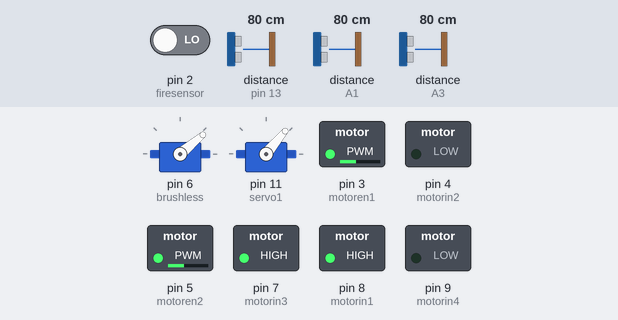
This sketch was run on a simulated Arduino Uno, built with avr-gcc and run on an emulated ATmega328P. Shown: 2 × servo, switched loads named in the sketch (green lamp = pin HIGH). Wiring (inferred from the names in the program): 3 × ultrasonic range finder: trigger pin 12, echo pin 13 / trigger A0, echo A1 / trigger A2, echo A3. The inputs (shaded band) are chosen by the test bench; at power-on: pin 2 (firesensor) LOW, distance to the obstacle (sensors on pin 13, A1, A3) 80 cm. The echo pulse lasts 58.3 µs per cm; pins used as bus, display or sensor lines are not drawn.

Above: at 5.2 s.
5.3 s: pin 2 (firesensor) driven HIGH
At 7.7 s:
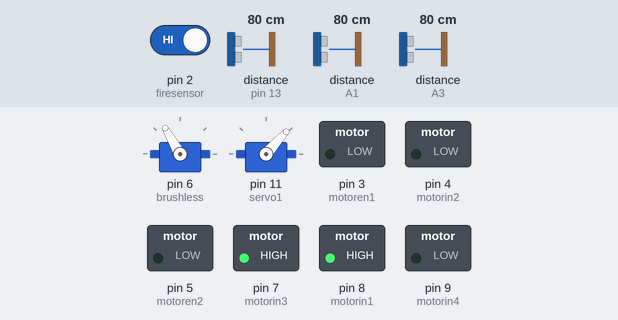
10.8 s: pin 2 (firesensor) driven LOW
At 14.3 s:
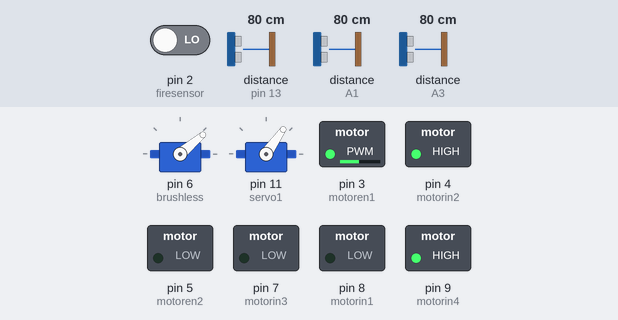
15.3 s: distance to the obstacle (sensor on pin 13) set to 4 cm
At 15.45 s:
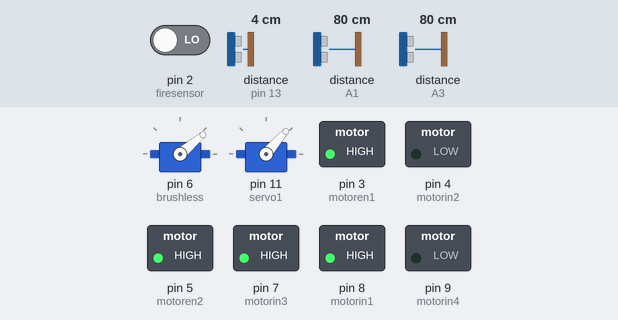
20.3 s: distance to the obstacle (sensor on A1) set to 15 cm
26.8 s: distance to the obstacle (sensor on A1) set to 11 cm
At 29.6 s:
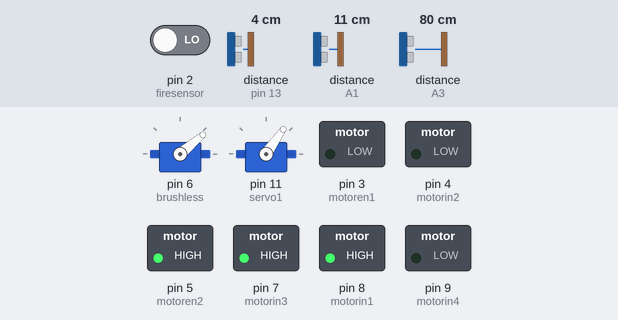
31.5 s: pin 2 (firesensor) driven HIGH
At 33.3 s:
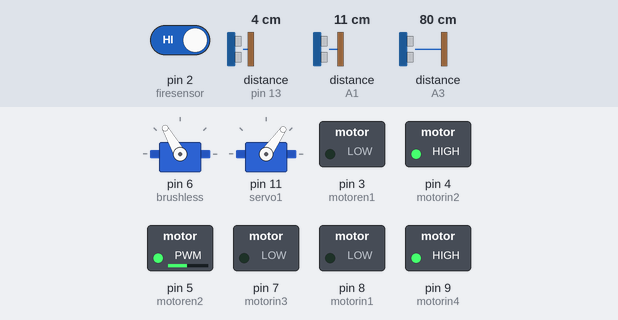
Timing chart, 0 to 41.5 s (numbered marks = the images above; inputs shaded):
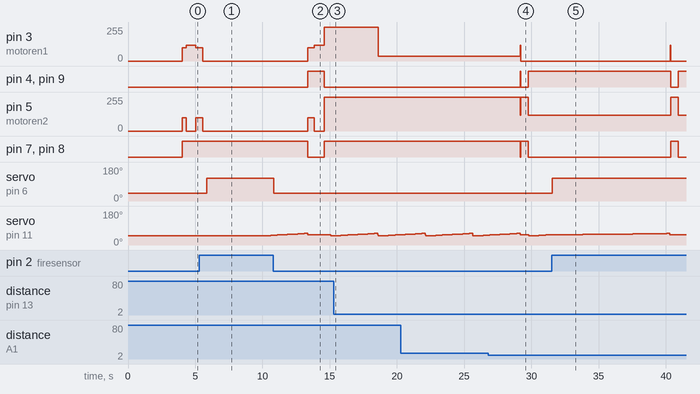

The sketch:

IZTechFireFighter.ino
```cpp
#include <Servo.h>
#include <Wire.h>


#define uslt A2
#define usle A3
#define usft A0
#define usfe A1
#define usrt 12
#define usre 13

#define qtr 11

#define lcdsda A4
#define lcdscl A5

#define infrared 5

#define firesensor 2

#define motorin1 8
#define motorin2 4
#define motorin3 7
#define motorin4 9
#define motoren1 3
#define motoren2 5


int error;
Servo brushless;
Servo servo1;
int fanspeed;
float cm, leftdistance, frontdistance, rightdistance;

void setup() {
  Serial.begin(9600);
  pinMode(usle, INPUT);
  pinMode(usfe, INPUT);
  pinMode(usre, INPUT);

  pinMode(uslt, OUTPUT);
  pinMode(usft, OUTPUT);
  pinMode(usrt, OUTPUT);

  pinMode(motorin1, OUTPUT);
  pinMode(motorin2, OUTPUT);
  pinMode(motorin3, OUTPUT);
  pinMode(motorin4, OUTPUT);
  pinMode(motoren1, OUTPUT);
  pinMode(motoren2, OUTPUT);

  pinMode(firesensor, INPUT);

  //attachInterrupt(0, dampfire, HIGH);

  brushless.attach(6);
  servo1.attach(11);
  brushless.write(40);
  servo1.write(50);
  delay(4000);

  fanspeed = 120;
}

void wallfallow()
{
  measure();
  error = 30 * (rightdistance - 10);
  if (frontdistance >= 13)
  {
    if (rightdistance >= 10 && rightdistance <= 18)
    {
      moveforward(225, 225 - error);
    }
    else if (rightdistance < 10)
    {
      moveforward(225 + error, 255);
    }
    else
    {
      moveforward(100, 100);
      delay(300);
      moveforward(120, 0);
      delay(700);
      moveforward(100, 100);
      delay(500);
      measure();
      if (rightdistance >= 20)
      {
        moveforward(0, 0);
        delay(300);
        controlroom();
        moveback(100, 100);
        delay(500);
        moveback(120, 0);
        delay(700);
        measure();
        if (frontdistance < 35)
        {
          while (frontdistance > 14)
          {
            moveforward(100, 100);
            measure();
          }
        }
        else
        {
          moveforward(255, 255);
          delay(500);
        }
      }
    }

  }
  else
  {
    stopmotor(120, 120);
    moveforward(0, 255);
    delay(550);
    stopmotor(0, 120);
  }
}

void controlroom()
{
  for (int i = 0; i < 14; i++)
  {
    if (digitalRead(firesensor) == 1)
    {
      fan(true);
      delay(1000);

    }
    else
    {
      fan(false);
    }
    servo1.write(48 + i);
    delay(250);
  }
  servo1.write(55);
}


void measure()
{
  digitalWrite(uslt, LOW);
  delayMicroseconds(5);
  digitalWrite(uslt, HIGH);
  delayMicroseconds(10);
  digitalWrite(uslt, LOW);
  leftdistance = pulseIn(usle, HIGH) / 58.2;
  delay(1);
  digitalWrite(usft, LOW);
  delayMicroseconds(5);
  digitalWrite(usft, HIGH);
  delayMicroseconds(10);
  digitalWrite(usft, LOW);
  frontdistance = pulseIn(usfe, HIGH) / 58.2;
  delay(1);
  digitalWrite(usrt, LOW);
  delayMicroseconds(5);
  digitalWrite(usrt, HIGH);
  delayMicroseconds(10);
  digitalWrite(usrt, LOW);
  rightdistance = pulseIn(usre, HIGH) / 58.2;
  delay(1);
}


void fan(boolean f)
{
  if (f == true)
  {
    brushless.write(fanspeed);
  }
  else
  {
    brushless.write(40);
  }
}

void dampfire()
{
  fan(true);
  delay(700);
  fan(false);
}

void moveforward(int l, int r)
{
  digitalWrite(motorin1, HIGH);
  digitalWrite(motorin2, LOW);
  digitalWrite(motorin3, HIGH);
  digitalWrite(motorin4, LOW);

  analogWrite(motoren1, l);
  analogWrite(motoren2, r);
}

void moveback(int l, int r)
{
  digitalWrite(motorin1, LOW);
  digitalWrite(motorin2, HIGH);
  digitalWrite(motorin3, LOW);
  digitalWrite(motorin4, HIGH);

  analogWrite(motoren1, l);
  analogWrite(motoren2, r);
}

void stopmotor(int l, int r)
{
  digitalWrite(motorin1, LOW);
  digitalWrite(motorin2, HIGH);
  digitalWrite(motorin3, LOW);
  digitalWrite(motorin4, HIGH);

  analogWrite(motoren1, l);
  analogWrite(motoren2, r);

  delay(40);
}

void loop()
{
  measure();
   wallfallow();
  controlroom();
}
```

Measured:
- the behaviour switches between 14 and 13 cm on distance to the obstacle (sensor on A1) (found by bisection; images 3 and 4)
- after the input at 5.3 s, pin 3 (motoren1), pin 5 (motoren2): goes on until 5.6 s, then stays 0/255; pin 4 (motorin2), pin 9 (motorin4): stays LOW (without the input it goes to HIGH after 4.1 s); pin 7 (motorin3), pin 8 (motorin1): stays HIGH (without the input it goes to LOW after 4.1 s); servo on pin 6 (brushless): 40° → 120° after 0.56 s
- after the input at 10.8 s, pin 3 (motoren1): 0/255 → 100/255 after 2.6 s, → 120/255 0.50 s later, → 255/255 0.72 s later; pin 4 (motorin2): LOW → HIGH after 2.6 s, → LOW 1.2 s later
- after the input at 15.3 s, pin 5 (motoren2): stays 255/255 (without the input it goes to 100/255 after 3.3 s)
- after the input at 26.8 s, pin 3 (motoren1): 37/255 → 0/255 after 2.4 s; pin 4 (motorin2), pin 9 (motorin4): LOW → HIGH after 2.4 s, → LOW 0.04 s later, → HIGH 0.55 s later; pin 5 (motoren2): 255/255 → 120/255 after 3.0 s; pin 7 (motorin3), pin 8 (motorin1): HIGH → LOW after 2.4 s, → HIGH 0.04 s later, → LOW 0.55 s later
- after the input at 31.5 s, servo on pin 6 (brushless): 40° → 120° after 0.06 s
- by itself, servo on pin 11 (servo1): rises from 54° to 61° in 7.5 s, then falls to 55° in 0.25 s
